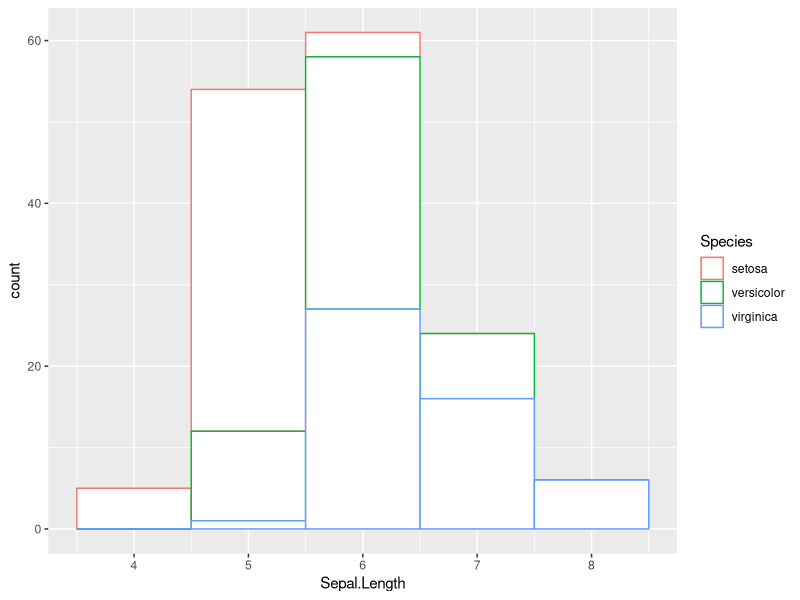

Source code (R):
## ---- chunk 1
knitr::opts_chunk$set(echo = TRUE)
## ---- chunk 2
library(ggplot2)

ggplot(iris, aes(x=Sepal.Length, color=Species)) + 
geom_histogram(fill="white", binwidth = 1)
